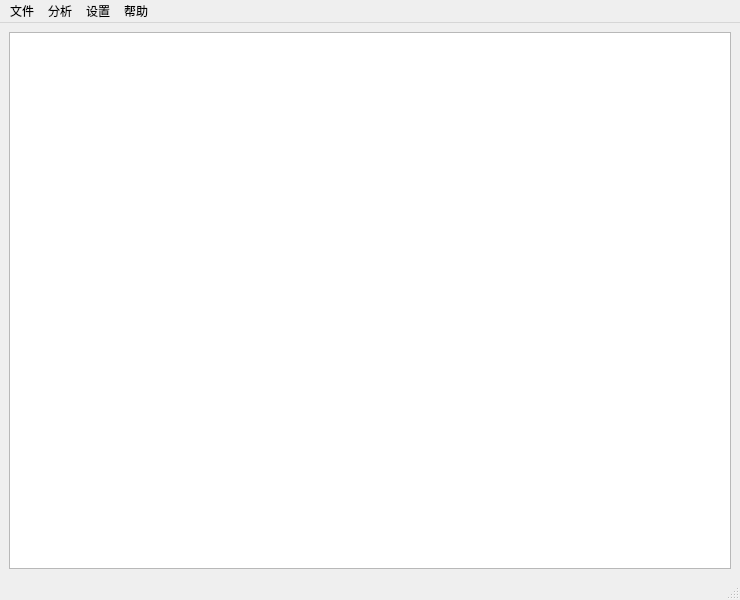
<?xml version="1.0" encoding="UTF-8"?>
<ui version="4.0">
 <class>MainWindow</class>
 <widget class="QMainWindow" name="MainWindow">
  <property name="geometry">
   <rect>
    <x>0</x>
    <y>0</y>
    <width>740</width>
    <height>600</height>
   </rect>
  </property>
  <property name="windowTitle">
   <string>AdNDP</string>
  </property>
  <widget class="QWidget" name="centralwidget">
   <layout class="QHBoxLayout" name="horizontalLayout">
    <item>
     <widget class="QTextEdit" name="output_td"/>
    </item>
   </layout>
  </widget>
  <widget class="QMenuBar" name="menubar">
   <property name="geometry">
    <rect>
     <x>0</x>
     <y>0</y>
     <width>740</width>
     <height>18</height>
    </rect>
   </property>
   <widget class="QMenu" name="menuFile">
    <property name="title">
     <string>文件</string>
    </property>
    <addaction name="openFile_action"/>
    <addaction name="exportFile_action"/>
    <addaction name="separator"/>
    <addaction name="clearScreen_action"/>
   </widget>
   <widget class="QMenu" name="menuSetting">
    <property name="title">
     <string>设置</string>
    </property>
   </widget>
   <widget class="QMenu" name="menuHelp">
    <property name="title">
     <string>帮助</string>
    </property>
    <addaction name="about_action"/>
   </widget>
   <widget class="QMenu" name="menu">
    <property name="title">
     <string>分析</string>
    </property>
    <addaction name="startAnalysis_action"/>
    <addaction name="stopAnalysis_action"/>
   </widget>
   <addaction name="menuFile"/>
   <addaction name="menu"/>
   <addaction name="menuSetting"/>
   <addaction name="menuHelp"/>
  </widget>
  <widget class="QStatusBar" name="statusbar">
   <property name="enabled">
    <bool>false</bool>
   </property>
  </widget>
  <action name="openFile_action">
   <property name="text">
    <string>打开</string>
   </property>
  </action>
  <action name="exportFile_action">
   <property name="text">
    <string>导出</string>
   </property>
  </action>
  <action name="clearScreen_action">
   <property name="text">
    <string>清除</string>
   </property>
  </action>
  <action name="startAnalysis_action">
   <property name="text">
    <string>开始分析</string>
   </property>
  </action>
  <action name="stopAnalysis_action">
   <property name="text">
    <string>结束分析</string>
   </property>
  </action>
  <action name="about_action">
   <property name="text">
    <string>关于</string>
   </property>
  </action>
 </widget>
 <resources/>
 <connections>
  <connection>
   <sender>openFile_action</sender>
   <signal>triggered()</signal>
   <receiver>MainWindow</receiver>
   <slot>openFile()</slot>
   <hints>
    <hint type="sourcelabel">
     <x>-1</x>
     <y>-1</y>
    </hint>
    <hint type="destinationlabel">
     <x>369</x>
     <y>299</y>
    </hint>
   </hints>
  </connection>
  <connection>
   <sender>startAnalysis_action</sender>
   <signal>triggered()</signal>
   <receiver>MainWindow</receiver>
   <slot>startAnalysis()</slot>
   <hints>
    <hint type="sourcelabel">
     <x>-1</x>
     <y>-1</y>
    </hint>
    <hint type="destinationlabel">
     <x>369</x>
     <y>299</y>
    </hint>
   </hints>
  </connection>
  <connection>
   <sender>clearScreen_action</sender>
   <signal>triggered()</signal>
   <receiver>MainWindow</receiver>
   <slot>clearScreen()</slot>
   <hints>
    <hint type="sourcelabel">
     <x>-1</x>
     <y>-1</y>
    </hint>
    <hint type="destinationlabel">
     <x>369</x>
     <y>299</y>
    </hint>
   </hints>
  </connection>
  <connection>
   <sender>exportFile_action</sender>
   <signal>triggered()</signal>
   <receiver>MainWindow</receiver>
   <slot>exportFile()</slot>
   <hints>
    <hint type="sourcelabel">
     <x>-1</x>
     <y>-1</y>
    </hint>
    <hint type="destinationlabel">
     <x>369</x>
     <y>299</y>
    </hint>
   </hints>
  </connection>
 </connections>
 <slots>
  <slot>openFile()</slot>
  <slot>exportFile()</slot>
  <slot>clearScreen()</slot>
  <slot>startAnalysis()</slot>
 </slots>
</ui>
